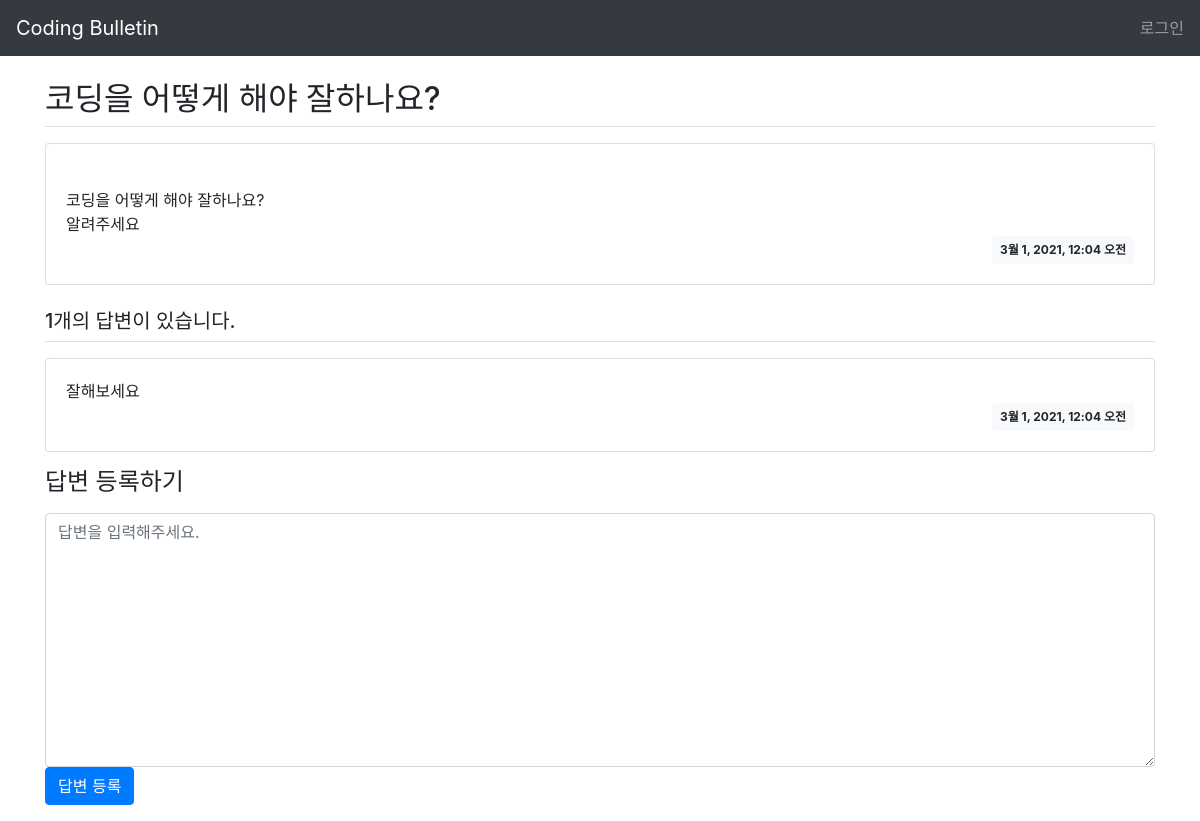
/bulletin/305/, run on the app's committed database.
### bulletin/models.py (models this page shows, shortened)
class Question(models.Model):
    title = models.CharField(max_length=200)
    subject = models.ManyToManyField(Subject)
    content = models.TextField()
    create_date = models.DateTimeField()
    vote = models.IntegerField(default=0)

class Answer(models.Model):
    question = models.ForeignKey(Question, on_delete=models.CASCADE)
    content = models.TextField()
    create_date = models.DateTimeField()
    vote = models.IntegerField(default=0)

### bulletin/views.py (the view)
# urls.py: path('<int:pk>/', views.DetailView.as_view(), name='detail'),
class DetailView(generic.DetailView):
    model = Question

### templates/bulletin/question_detail.html (shortened to what this page needs)
{% extends 'base.html' %}
{% block content %}
{% load static %}
<link rel="stylesheet" href="https://cdn.jsdelivr.net/npm/bootstrap@4.5.3/dist/css/bootstrap.min.css">
<div class="container my-3">
    <h2 class="border-bottom py-2">{{object.title}}</h2>
    <div class="card my-3">
        <div class="card-body">
            <div class="card-text" style="white-space: pre-line;">
                {{object.content}}
            </div>
            <div class="d-flex justify-content-end">
                <div class="badge badge-light p-2">
                    {{ question.create_date }}
                </div>
            </div>
        </div>
    </div>
    {% if question.answer_set.count %}
    <h5 class="border-bottom my-3 py-2">{{question.answer_set.count}}개의 답변이 있습니다.</h5>
    {% for answer in question.answer_set.all %}
        <div class="card my-3">
            <div class="card-body">
                <div class="card-text" style="white-space: pre-line;">{{ answer.content }}</div>
                <div class="d-flex justify-content-end">
                    <div class="badge badge-light p-2">
                        {{ answer.create_date }}
                    </div>
                </div>
            </div>
        </div>
    {% endfor %}
    {% else %}
    <h5 class="border-bottom my-3 py-2">아직 등록된 답변이 없습니다.</h5>
    {% endif %}
    <h4>답변 등록하기</h4>
    <form action="{% url 'bulletin:answer_create' question.id %}" method="post" class="my-3">
        <textarea name="content" id="answer_content" rows="10"
                  placeholder="답변을 입력해주세요." class="form-control" ></textarea>
        <input type="submit" value="답변 등록" class="btn btn-primary">
    </form>
</div>
{% endblock %}

### data on the page
Question: title "코딩을 어떻게 해야 잘하나요?", content "코딩을 어떻게 해야 잘하나요? 알려주세요", create_date "3월 1, 2021, 12:04 오전", answer_set.count "1"
Answer: content "잘해보세요", create_date "3월 1, 2021, 12:04 오전"
